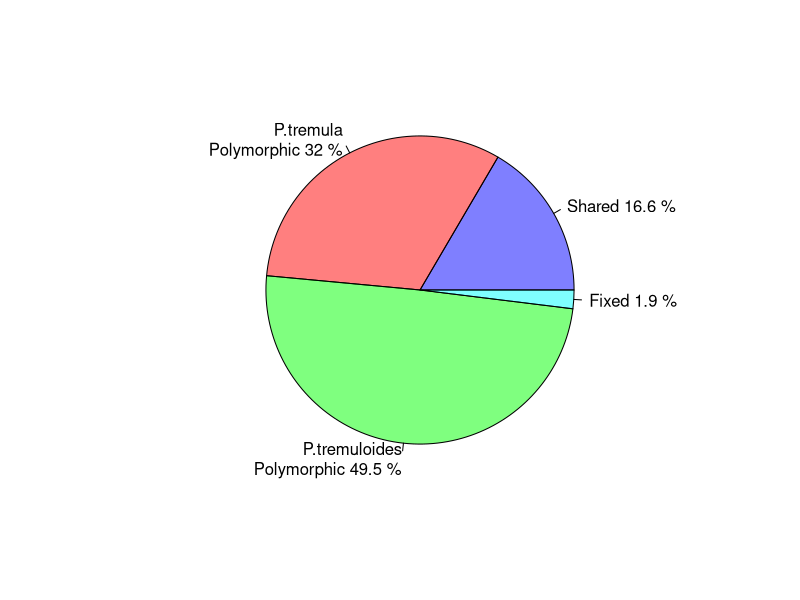
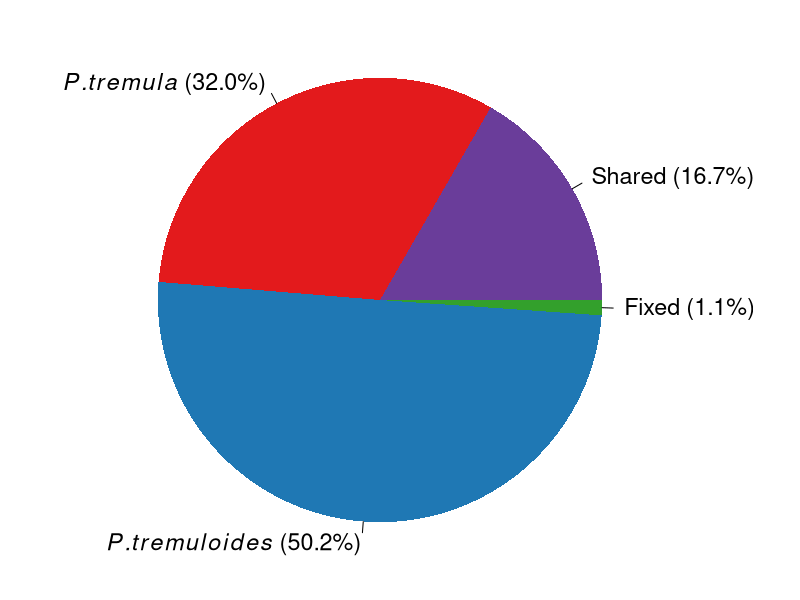

Generate these figures, in order, with R:
setwd("~/Dropbox/PaperII/divergence_figure/population_structure/pie_plot")

#GATK output
total=5838837
shared=966806
tremula_private=1866307
tremula_fixed=65649
tremuloides_private=2891999
tremuloides_fixed=48084
fixed=tremula_fixed+tremuloides_fixed

summary=c(shared,tremula_private,tremuloides_private,fixed)
labels=c("Shared","P.tremula\nPolymorphic","P.tremuloides\nPolymorphic","Fixed")
percent=round(summary/sum(summary)*100,digits=1)
labels_1=paste(labels,percent)
labels_2=paste(labels_1,"%",sep=" ")
pie(summary,labels_2,col=c(rgb(0,0,1,0.5),rgb(1,0,0,0.5),rgb(0,1,0,0.5),rgb(0,1,1,0.5)))


#ANGSD output
library(RColorBrewer)
colors <- brewer.pal(10,"Paired")[c(1,2,3,4,5,6,7,8,9,10)]



shared_angsd=16.7
tremula_private_angsd=32.0
tremuloides_private_angsd=50.2
fixed_angsd=1.1
labels=c("Shared","P.tremula","P.tremuloides","Fixed")
percent_angsd=c(shared_angsd,tremula_private_angsd,tremuloides_private_angsd,fixed_angsd)
labels_1=paste(labels,percent_angsd)
labels_2=paste(labels_1,"%",sep=" ")

#pdf("angsd_pie.pdf")
png(filename="sig_snps.anno_pie.png",width = 5, height = 5, units = 'in', res=300)
par(mfrow=c(1,1))
par(oma=c(0,0,0,0))
par(mgp=c(2,1,0))
par(mar=c(0,2,0,4))
#pie(percent_angsd,labels_2,col=c(rgb(0,0,1,0.5),rgb(1,0,0,0.5),rgb(0,1,0,0.5),rgb(0,1,1,0.5)))
pie(percent_angsd,labels=c("Shared (16.7%)",expression(paste(italic(P.tremula)," (32.0%)")),expression(paste(italic(P.tremuloides)," (50.2%)")),"Fixed (1.1%)"),cex=1.4,border=NA,edges=100,col=c(colors[10],colors[6],colors[2],colors[4]))
dev.off()
 
 



